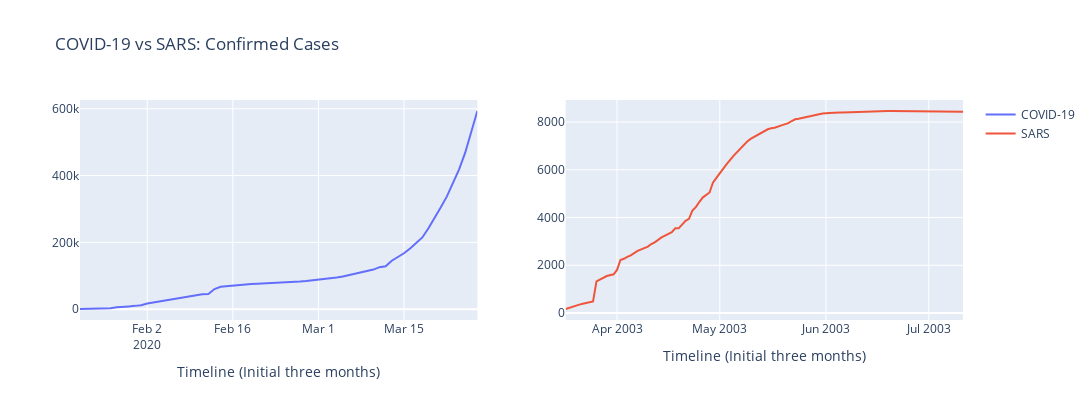

Here is the notebook cell this chart was saved with:
### Code cell
#Comparing the Confirmed Cases between COVID and SARS
fig = make_subplots(rows=1, cols=2,vertical_spacing=0.02)


fig.add_trace(
    go.Scatter(x=newdf1["Timeline"], y=newdf1["Covid-19 impact"], name = 'COVID-19'),
    row=1, col=1
)

fig.add_trace(
    go.Scatter(x=SARS["Date"], y=SARS["Infected"], name = 'SARS'),
    row=1, col=2
)

fig.update_xaxes(title_text="Timeline (Initial three months)")


fig.update_layout(height=400, width=1100, title_text="COVID-19 vs SARS: Confirmed Cases")
fig.show()
#fig.write_image("Confirmed_COVIDvsSARS.png")
